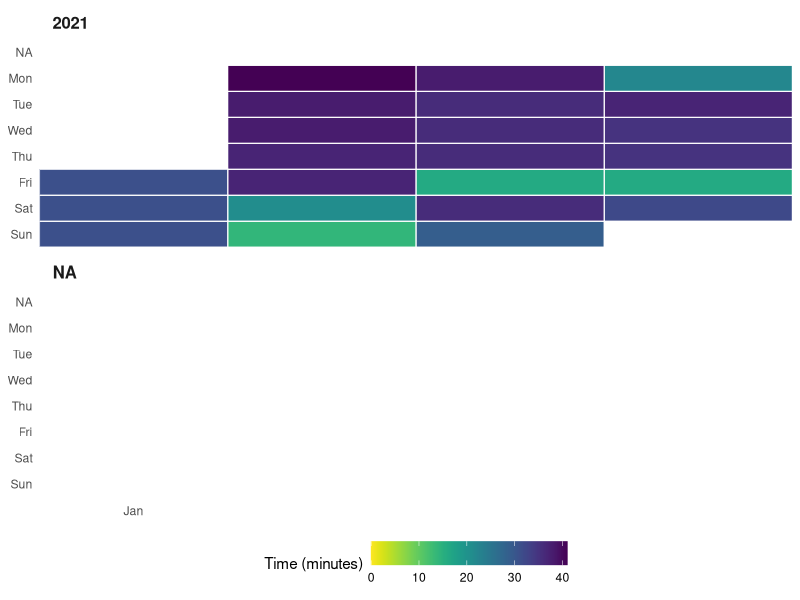
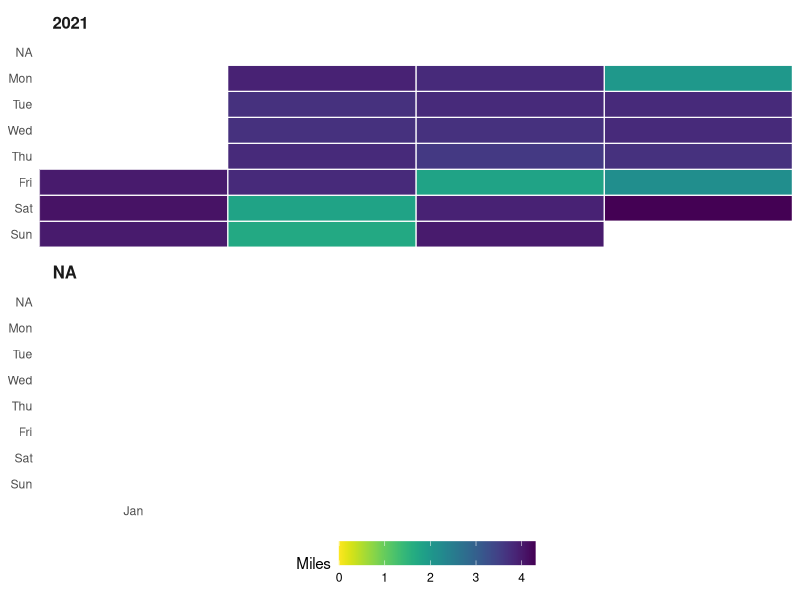

These charts were generated, in order, by the following R code:
## ---- chunk 1
knitr::opts_chunk$set(echo = F)
## ---- chunk 2
library(tidyverse)
library(lubridate)
## ---- chunk 3
df16 = read.csv("../runningRecords2016.csv", check.names = F)
df17 = read.csv("../runningRecords2017.csv", check.names = F)
df18_1 <- read.csv("../runningRecords2018.csv", check.names = F)
df18_2 <- read.csv("../runningRecords2018_reload.csv", check.names = F)
df19_1 <- read.csv("../runningRecords2019.csv", check.names = F)
df19_2 <- read.csv("../runningRecords2019_reload.csv", check.names = F)
df20 <- read.csv("../runningRecords2020.csv", check.names = F)
df21 <- read.csv("../runningRecords2021.csv", check.names = F)

df <- dplyr::bind_rows(list(df16, df17,df18_1,df18_2,df19_1,df19_2,df20,df21))
df$Shoes[df$Shoes=="Barefeet"] <- "Barefoot"
df$date <- as.Date(as.character(df$date), "%Y%m%d")
df$week = as.integer(format(df$date, "%W")) + 1  # Week starts at 1
df$Year <- format(df$date, "%Y")
df$day = factor(weekdays(df$date, T), 
                 levels = rev(c("Mon", "Tue", "Wed", "Thu",
                                "Fri", "Sat", "Sun")))


# create breaks
breaks <- hour(hm("00:00", "5:00", "11:00", "13:00", "18:00","22:00","23:59"))
# labels for the breaks
labels <- c("Night", "Morning", "Noon","Afternoon", "Evening","Night")
df$Time_of_day <- cut(x=hour(parse_date_time(df$startTime, '%I:%M%p')), breaks = breaks, labels = labels, include.lowest=TRUE)
df$weather[df$weather %in%  c('Clear','Sunn','Sunny','Fair')] <- 'Sunny'
df$weather[df$weather %in%  c('Cloudy','Mostly Cloudy','Partly Cloudy')] <- 'Cloudy'
df$weather[df$weather %in%  c('Smog','Smoky','Smoke')] <- 'Smog'
df$weather[df$weather %in%  c('Fog','Foggy')] <- 'Foggy'
df$weather[df$weather %in%  c('icy droppings','Rain')] <- 'Rainy'

## read and combine all the running files.

## ---- chunk 4

summary_table <- df %>% 
  group_by(Year) %>% summarize("Running days" = n()
                               , "Total time" = sum(`runningTime(min)`)
                               , "Average time" = round(sum(`runningTime(min)`)/n(),1)
                               , "Total distance" = ""
                               , "....miles" = round(sum(`Distance(mile)`))
                               , "....km" = round(sum(`Distance(mile)`) * 1.609344)
                               , "Average distance" = ""
                               , "...miles" = round(sum(`Distance(mile)`)/n(),1)
                               , "...km" = round(sum(`Distance(mile)`) * 1.609344/n(),1)
                               , "Average Pace" = ""
                               , "....min per mile" = round(`Total time` / `....miles`, 2)
                               , "....min per km" = round(`Total time` / `....km`, 2)
                               , "Barefoot run, n(%)"= 
                                 paste0(sum(Shoes=="Barefoot"),
                                        " (",
                                        round(sum(Shoes=="Barefoot")/`Running days`,3) * 100,
                                        ")")
                               , "Time of the Day,n (%)" = ""
                               , "....Morning... 05am-11am"=
                                 paste0(sum(Time_of_day=="Morning"),
                                        " (",
                                        round(sum(Time_of_day=="Morning")/`Running days`,3) * 100,
                                        ")")
                               , "....Afternoon 01pm-06pm"=
                                 paste0(sum(Time_of_day=="Afternoon"),
                                        " (",
                                        round(sum(Time_of_day=="Afternoon")/`Running days`,3) * 100,
                                        ")")
                               , "....Evening... 06pm-10pm"=
                                 paste0(sum(Time_of_day=="Evening"),
                                        " (",
                                        round(sum(Time_of_day=="Evening")/`Running days`,3) * 100,
                                        ")")
                               , "....Night....... 10pm-05am"=
                                 paste0(sum(Time_of_day=="Night"),
                                        " (",
                                        round(sum(Time_of_day=="Night")/`Running days`,3) * 100,
                                        ")")
                               , "Weather, n(%)" = ""
                               , "....Sunny" =
                                 paste0(sum(weather=="Sunny"),
                                        " (",
                                        round(sum(weather=="Sunny")/`Running days`,3) * 100,
                                        ")")
                               , "....Rainy" =
                                 paste0(sum(weather=="Rainy"),
                                        " (",
                                        round(sum(weather=="Rainy")/`Running days`,3) * 100,
                                        ")")
                               , "....Cloudy" =
                                 paste0(sum(weather=="Cloudy"),
                                        " (",
                                        round(sum(weather=="Cloudy")/`Running days`,3) * 100,
                                        ")")
                               , "....Smog" =
                                 paste0(sum(weather=="Smog"),
                                        " (",
                                        round(sum(weather=="Smog")/`Running days`,3) * 100,
                                        ")")
                                  )

t(summary_table) %>% 
  kableExtra::kbl(caption = "Running Sammry - since 2016") %>%
  kableExtra::kable_classic(full_width = F, html_font = "Cambria")

## ---- chunk 5
# code adapted from https://vuorre.netlify.app/post/2016/03/24/github-style-waffle-plots-in-r/

library(viridis)  # Color palette
library(ggthemes)
gh_waffle <- function(data, name="", pal="D", dir = -1){
    
    p <- ggplot(data, aes(x = week, y = day, fill = fills)) +
        scale_fill_viridis(name=name, 
                           option = pal,  # Variable color palette
                           direction = dir,  # Variable color direction
                           na.value = "grey93",
                           limits = c(0, max(data$fills))) +
        geom_tile(color = "white", size = 0.4) +
        facet_wrap("Year", ncol = 1) +
        scale_x_continuous(
            expand = c(0, 0),
            breaks = seq(1, 52, length = 12),
            labels = c("Jan", "Feb", "Mar", "Apr", "May", "Jun",
                       "Jul", "Aug", "Sep", "Oct", "Nov", "Dec")) +
        theme_tufte(base_family = "Helvetica") +
        theme(axis.title = element_blank(),
              axis.ticks = element_blank(),
              legend.position = "bottom",
              legend.key.width = unit(1, "cm"),
              strip.text = element_text(hjust = 0.01, face = "bold", size = 12))
    
    print(p)
}

## ---- chunk 6
df$fills <- df$`runningTime(min)`
gh_waffle(df[df$Year=='2021', ], 'Time (minutes)')
## ---- chunk 7
df$fills <- df$`Distance(mile)`
gh_waffle(df[df$Year=='2021', ], 'Miles')
